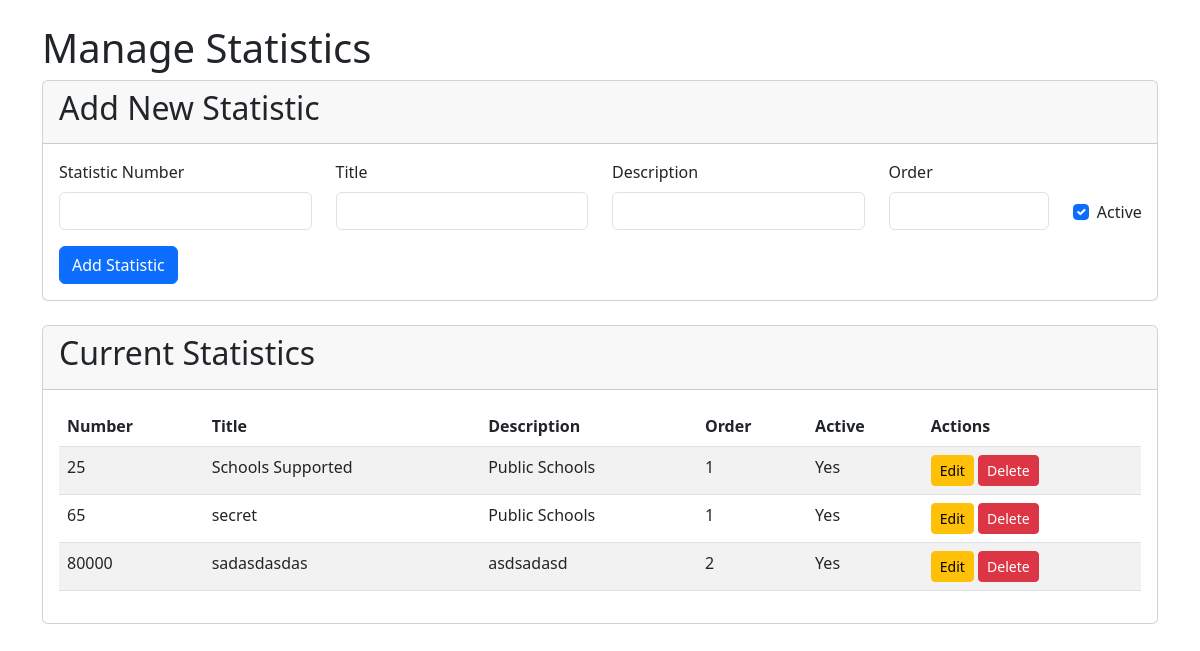
Screenshot of /admin/statistics.php with the database file from the repository.
### tables this page shows
CREATE TABLE `statistics` (
  `id` int(11) NOT NULL,
  `stat_number` int(11) NOT NULL,
  `stat_title` varchar(255) NOT NULL,
  `stat_description` text DEFAULT NULL,
  `display_order` int(11) NOT NULL,
  `is_active` tinyint(1) NOT NULL DEFAULT 1
);

### admin/statistics.php (the view, shortened to what this page needs)
<?php
$db = new Database();
$conn = $db->getConnection();
$query = "SELECT * FROM statistics ORDER BY display_order ASC";
$stmt = $conn->prepare($query);
$stmt->execute();
$statistics = $stmt->fetchAll(PDO::FETCH_ASSOC);
?>
<!DOCTYPE html>
<html lang="en">
<head>
    <link href="https://cdn.jsdelivr.net/npm/bootstrap@5.3.0/dist/css/bootstrap.min.css" rel="stylesheet">
</head>
<body>
    <div class="container mt-4">
        <h1>Manage Statistics</h1>
        <div class="card mb-4">
            <div class="card-header">
                <h2>Add New Statistic</h2>
            </div>
            <div class="card-body">
                <form method="POST">
                    <div class="row">
                        <div class="col-md-3">
                            <div class="mb-3">
                                <label for="stat_number" class="form-label">Statistic Number</label>
                                <input type="text" class="form-control" id="stat_number" name="stat_number" required>
                            </div>
                        </div>
                        <div class="col-md-3">
                            <div class="mb-3">
                                <label for="stat_title" class="form-label">Title</label>
                                <input type="text" class="form-control" id="stat_title" name="stat_title" required>
                            </div>
                        </div>
                        <div class="col-md-3">
                            <div class="mb-3">
                                <label for="stat_description" class="form-label">Description</label>
                                <input type="text" class="form-control" id="stat_description" name="stat_description" required>
                            </div>
                        </div>
                        <div class="col-md-2">
                            <div class="mb-3">
                                <label for="display_order" class="form-label">Order</label>
                                <input type="number" class="form-control" id="display_order" name="display_order" required>
                            </div>
                        </div>
                        <div class="col-md-1">
                            <div class="form-check mt-4 pt-3">
                                <input class="form-check-input" type="checkbox" id="is_active" name="is_active" checked>
                                <label class="form-check-label" for="is_active">Active</label>
                            </div>
                        </div>
                    </div>
                    <button type="submit" name="add_stat" class="btn btn-primary">Add Statistic</button>
                </form>
            </div>
        </div>
        <div class="card">
            <div class="card-header">
                <h2>Current Statistics</h2>
            </div>
            <div class="card-body">
                <div class="table-responsive">
                    <table class="table table-striped">
                        <thead>
                            <tr>
                                <th>Number</th>
                                <th>Title</th>
                                <th>Description</th>
                                <th>Order</th>
                                <th>Active</th>
                                <th>Actions</th>
                            </tr>
                        </thead>
                        <tbody>
                            <?php foreach ($statistics as $stat): ?>
                            <tr>
                                <td><?= htmlspecialchars($stat['stat_number']) ?></td>
                                <td><?= htmlspecialchars($stat['stat_title']) ?></td>
                                <td><?= htmlspecialchars($stat['stat_description']) ?></td>
                                <td><?= htmlspecialchars($stat['display_order']) ?></td>
                                <td><?= $stat['is_active'] ? 'Yes' : 'No' ?></td>
                                <td>
                                    <button class="btn btn-sm btn-warning edit-btn"
                                            data-id="<?= $stat['id'] ?>"
                                            data-number="<?= htmlspecialchars($stat['stat_number']) ?>"
                                            data-title="<?= htmlspecialchars($stat['stat_title']) ?>"
                                            data-desc="<?= htmlspecialchars($stat['stat_description']) ?>"
                                            data-order="<?= $stat['display_order'] ?>"
                                            data-active="<?= $stat['is_active'] ?>">
                                        Edit
                                    </button>
                                    <form method="POST" style="display:inline;">
                                        <button type="submit" name="delete_stat" class="btn btn-sm btn-danger"
                                                onclick="return confirm('Are you sure?')">
                                            Delete
                                        </button>
                                    </form>
                                </td>
                            </tr>
                            <?php endforeach; ?>
                        </tbody>
                    </table>
                </div>
            </div>
        </div>
    </div>
</body>
</html>

### rows the page displays
statistics: stat_number "25", stat_title "Schools Supported", stat_description "Public Schools", display_order "1", is_active "Yes"
statistics: stat_number "65", stat_title "secret", stat_description "Public Schools", display_order "1", is_active "Yes"
statistics: stat_number "80000", stat_title "sadasdasdas", stat_description "asdsadasd", display_order "2", is_active "Yes"
